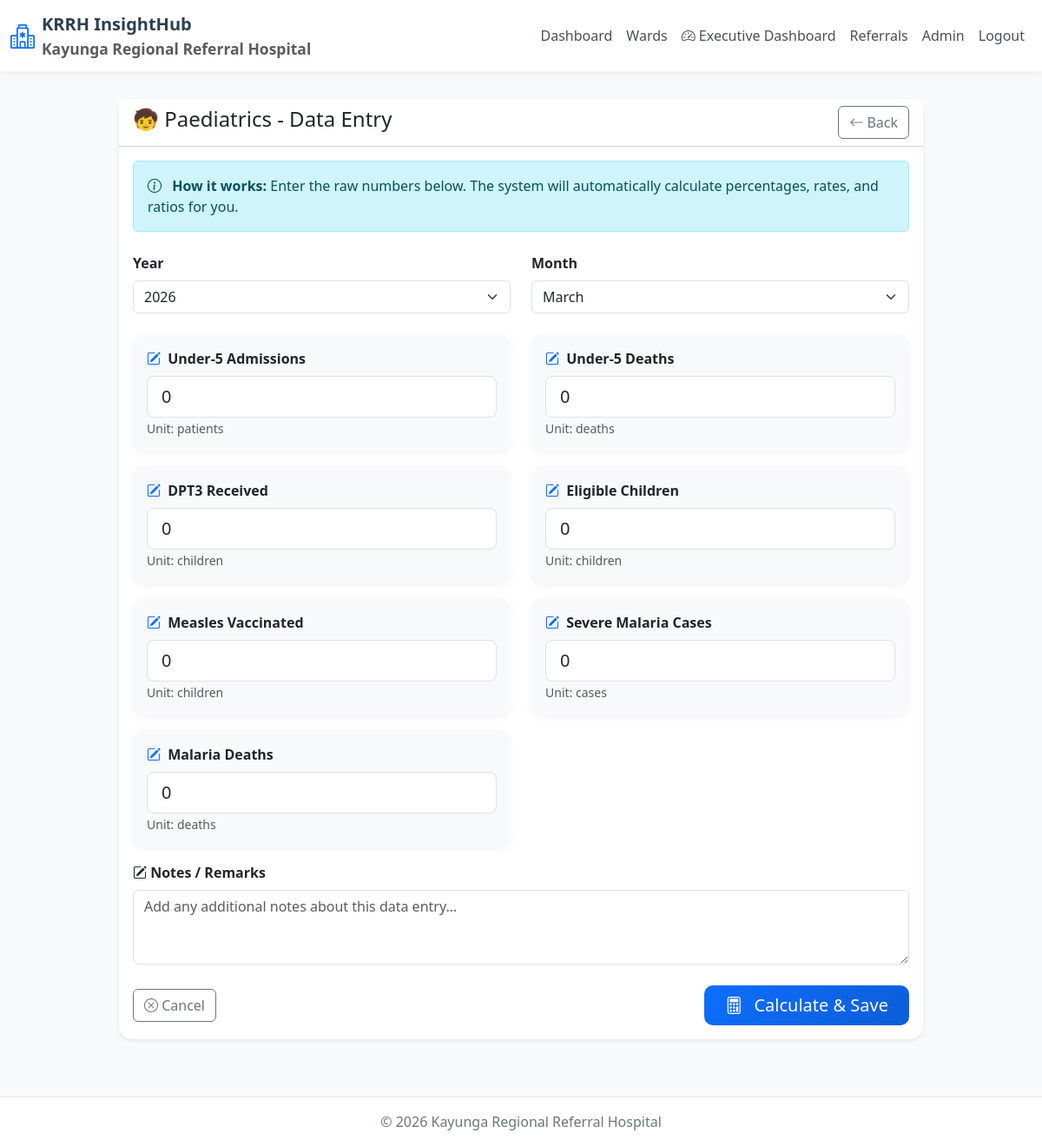
/wards/Paediatrics/entry (signed in), run on an earlier commit of the app's database.
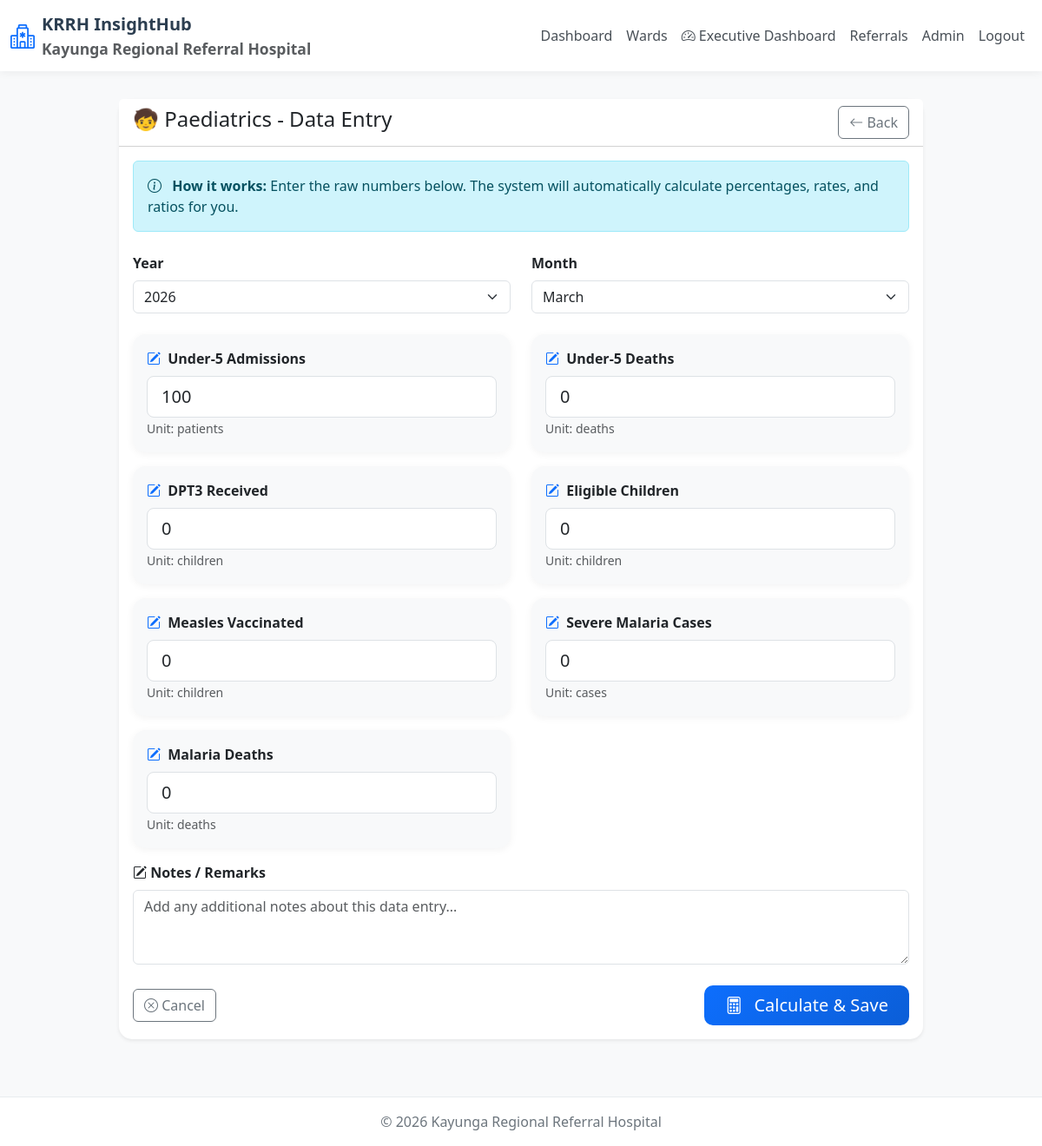
And on a later commit of the database.
### app.py (models this page shows)
class WardData(db.Model):
    __tablename__ = 'ward_data'
    id = db.Column(db.Integer, primary_key=True)
    ward_name = db.Column(db.String(50), nullable=False)
    reporting_year = db.Column(db.Integer, nullable=False)
    reporting_month = db.Column(db.Integer, nullable=False)
    data = db.Column(db.Text, nullable=False)
    entered_by = db.Column(db.Integer, db.ForeignKey('users.id'), nullable=False)
    entered_at = db.Column(db.DateTime, default=datetime.utcnow)
    notes = db.Column(db.Text, nullable=True)
    user = db.relationship('User', foreign_keys=[entered_by])

### app.py (the view, shortened to what this page needs)
@app.route('/wards/<ward_key>/entry', methods=['GET', 'POST'])
@login_required
def ward_entry(ward_key):
    if ward_key not in WARD_PARAMETERS:
        flash('Ward not found', 'danger')
        return redirect(url_for('wards_list'))
    ward = WARD_PARAMETERS[ward_key]
    formulas = KPI_FORMULAS.get(ward_key, {})
    year = request.args.get('year', datetime.now().year, type=int)
    month = request.args.get('month', datetime.now().month, type=int)
    existing = WardData.query.filter_by(
        ward_name=ward_key,
        reporting_year=year,
        reporting_month=month
    ).first()
    existing_data = json.loads(existing.data) if existing else {}
    months = ['January', 'February', 'March', 'April', 'May', 'June',
              'July', 'August', 'September', 'October', 'November', 'December']
    year_range = list(range(2022, 2036))
    input_kpis = [k for k in ward['kpis'] if k.get('type') == 'direct']
    return render_template('wards/entry.html',
                          ward_key=ward_key,
                          ward=ward,
                          input_kpis=input_kpis,
                          formulas=formulas,
                          existing_data=existing_data,
                          year=year,
                          month=month,
                          months=months,
                          year_range=year_range,
                          now=datetime.now())

### app.py (called while the page is built)
@login_manager.user_loader
def load_user(user_id):
    return User.query.get(int(user_id))

@app.context_processor
def inject_now():
    return {'now': datetime.now(), 'datetime': datetime}

@app.context_processor
def utility_processor():
    def min_value(a, b):
        if a is None or b is None:
            return 0
        return min(a, b)
    return {'min': min_value}

### templates/wards/entry.html (shortened to what the changed rows need)
{% extends 'base.html' %}
{% block content %}
<div class="container">
    <div class="row">
        <div class="col-lg-10 mx-auto">
            <div class="card shadow-sm">
                <div class="card-header bg-white">
                    <div class="d-flex justify-content-between align-items-center">
                        <h4>{{ ward.icon }} {{ ward.name }} - Data Entry</h4>
                        <a href="{{ url_for('ward_dashboard', ward_key=ward_key) }}" class="btn btn-outline-secondary">
                            <i class="bi bi-arrow-left"></i> Back
                        </a>
                    </div>
                </div>
                <div class="card-body">
                    <form method="POST">
                        <div class="row">
                            {% for kpi in input_kpis %}
                            <div class="col-md-6 mb-3">
                                <div class="card h-100 border-0 bg-light">
                                    <div class="card-body">
                                        <label class="form-label fw-bold">
                                            <i class="bi bi-pencil-square me-1 text-primary"></i>
                                            {{ kpi.name }}
                                        </label>
                                        <input type="number"
                                               class="form-control form-control-lg"
                                               name="{{ kpi.field }}"
                                               value="{{ existing_data.get(kpi.field, 0) }}"
                                               step="any"
                                               placeholder="Enter {{ kpi.name }}">
                                        <small class="text-muted">Unit: {{ kpi.unit }}</small>
                                    </div>
                                </div>
                            </div>
                            {% endfor %}
                        </div>
                    </form>
                </div>
            </div>
        </div>
    </div>
</div>
{% endblock %}

What changed in the data, as far as the page shows it:
added WardData: name "Paediatrics"
Also different on the page:
form field under5_admissions: "0" → "100"
{{ ward.name }}: "Paediatrics" → (not shown)
